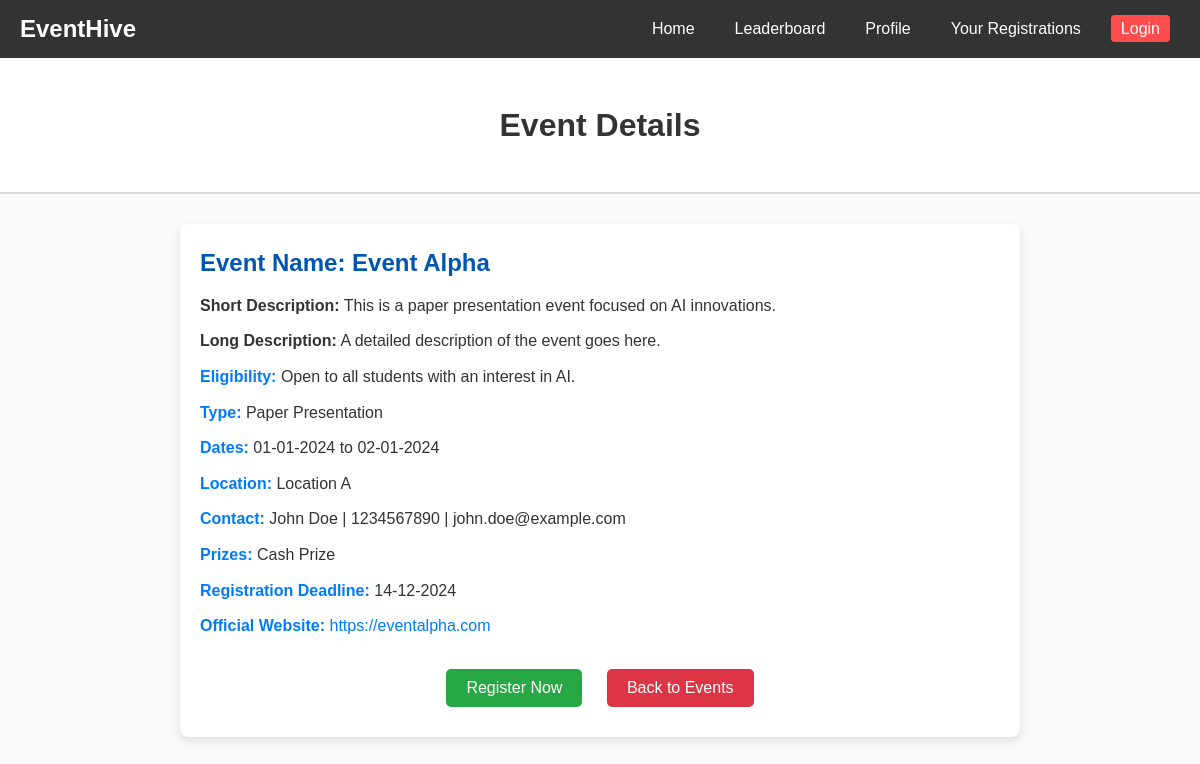
/eventDetails.php?eventId=1, run on the app's committed database.
### tables this page shows
CREATE TABLE `event` (
  `id` int(255) NOT NULL,
  `name` varchar(255) NOT NULL,
  `host` int(255) NOT NULL,
  `short_description` varchar(255) NOT NULL,
  `long_description` longtext NOT NULL,
  `eligibility` longtext NOT NULL,
  `type` varchar(255) NOT NULL,
  `start_date` datetime NOT NULL,
  `end_date` datetime NOT NULL,
  `deadline_date` datetime NOT NULL,
  `coordinator` varchar(255) NOT NULL,
  `coordinator_number` varchar(255) NOT NULL,
  `coordinator_emailid` varchar(255) NOT NULL,
  `location` varchar(255) NOT NULL,
  `prize` varchar(255) NOT NULL,
  `website` varchar(255) NOT NULL
);

### eventDetails.php (the view, shortened to what this page needs)
<!DOCTYPE html>
<html lang="en">
<head>
    <link rel="stylesheet" href="./assets/css/eventDetail.css">
</head>
<body>
<?php include './header.php'; ?>
<?php
include './operations/db_connection.php';
$eventId = isset($_GET['eventId']) ? intval($_GET['eventId']) : 0;
$sql = "SELECT * FROM event WHERE id = $eventId";
$result = $conn->query($sql);
if ($result->num_rows > 0) {
    $event = $result->fetch_assoc();
} else {
    echo "<p>Event not found.</p>";
    exit;
}
?>
    <header>
        <h1>Event Details</h1>
    </header>
    <main class="event-container">
        <section class="event-info">
            <h2>Event Name: <span id="event-name"><?php echo htmlspecialchars($event['name']); ?></span></h2>
            <?php if (!empty($event['short_description'])): ?>
                <p class="short-description">
                    <strong>Short Description:</strong>
                    <?php echo htmlspecialchars($event['short_description']); ?>
                </p>
            <?php endif; ?>
            <?php if (!empty($event['long_description'])): ?>
                <p class="long-description">
                    <strong>Long Description:</strong>
                    <?php echo htmlspecialchars($event['long_description']); ?>
                </p>
            <?php endif; ?>
            <div class="details">
                <?php if (!empty($event['eligibility'])): ?>
                    <p><strong>Eligibility:</strong> <?php echo htmlspecialchars($event['eligibility']); ?></p>
                <?php endif; ?>
                <?php if (!empty($event['type'])): ?>
                    <p><strong>Type:</strong> <?php echo htmlspecialchars($event['type']); ?></p>
                <?php endif; ?>
                <?php if (!empty($event['start_date']) && !empty($event['end_date'])): ?>
                    <p><strong>Dates:</strong> <?php echo date("d-m-Y", strtotime($event['start_date'])) . " to " . date("d-m-Y", strtotime($event['end_date'])); ?></p>
                <?php endif; ?>
                <?php if (!empty($event['location'])): ?>
                    <p><strong>Location:</strong> <?php echo htmlspecialchars($event['location']); ?></p>
                <?php endif; ?>
                <?php if (!empty($event['coordinator'])): ?>
                    <p><strong>Contact:</strong> <?php echo htmlspecialchars($event['coordinator']); ?> | <?php echo htmlspecialchars($event['coordinator_number']); ?> | <?php echo htmlspecialchars($event['coordinator_emailid']); ?></p>
                <?php endif; ?>
                <?php if (!empty($event['prize'])): ?>
                    <p><strong>Prizes:</strong> <?php echo htmlspecialchars($event['prize']); ?></p>
                <?php endif; ?>
                <?php if (!empty($event['deadline_date'])): ?>
                    <p><strong>Registration Deadline:</strong> <?php echo date("d-m-Y", strtotime($event['deadline_date'])); ?></p>
                <?php endif; ?>
                <?php if (!empty($event['website'])): ?>
                    <p><strong>Official Website:</strong> <a href="<?php echo htmlspecialchars($event['website']); ?>" target="_blank"><?php echo htmlspecialchars($event['website']); ?></a></p>
                <?php endif; ?>
            </div>
        </section>
        <section class="action-buttons">
            <button class="register-button" onclick="submitRegistration(<?php echo $event['id']; ?>)">Register Now</button>
            <button class="back-button" onclick="goBack()">Back to Events</button>
        </section>
    </main>
</body>
</html>

### assets/css/eventDetail.css (style rules this page uses)
body { margin: 0; font-family: Arial, sans-serif; background-color: #f9f9f9; color: #333; line-height: 1.6; }
header { background-color: #ffffff; color: #333; text-align: center; padding: 20px; border-bottom: 2px solid #ddd; }
.event-container { max-width: 800px; margin: 30px auto; padding: 20px; background-color: #ffffff; border-radius: 8px; box-shadow: 0 4px 8px rgba(0, 0, 0, 0.1); }
.event-info h2 { margin: 0; color: #0056b3; }
.event-info .short-description, .event-info .long-description, .event-info .details p { margin: 10px 0; }
.event-info .details p strong { color: #007bff; }
.event-info a { color: #007bff; text-decoration: none; }
.action-buttons { margin-top: 20px; text-align: center; }
.action-buttons button { margin: 10px; padding: 10px 20px; border: none; border-radius: 5px; font-size: 16px; cursor: pointer; transition: background-color 0.3s; }
.register-button { background-color: #28a745; color: white; }
.back-button { background-color: #dc3545; color: white; }

### assets/css/header.css (style rules this page uses)
body { margin: 0; font-family: Arial, sans-serif; }

### data on the page
event: name "Event Alpha", short_description "This is a paper presentation event focused on AI innovations.", long_description "A detailed description of the event goes here.", eligibility "Open to all students with an interest in AI.", type "Paper Presentation", start_date "01-01-2024", end_date "02-01-2024", location "Location A", coordinator "John Doe", coordinator_number "1234567890", coordinator_emailid "john.doe@example.com", prize "Cash Prize", deadline_date "14-12-2024", website "https://eventalpha.com"
